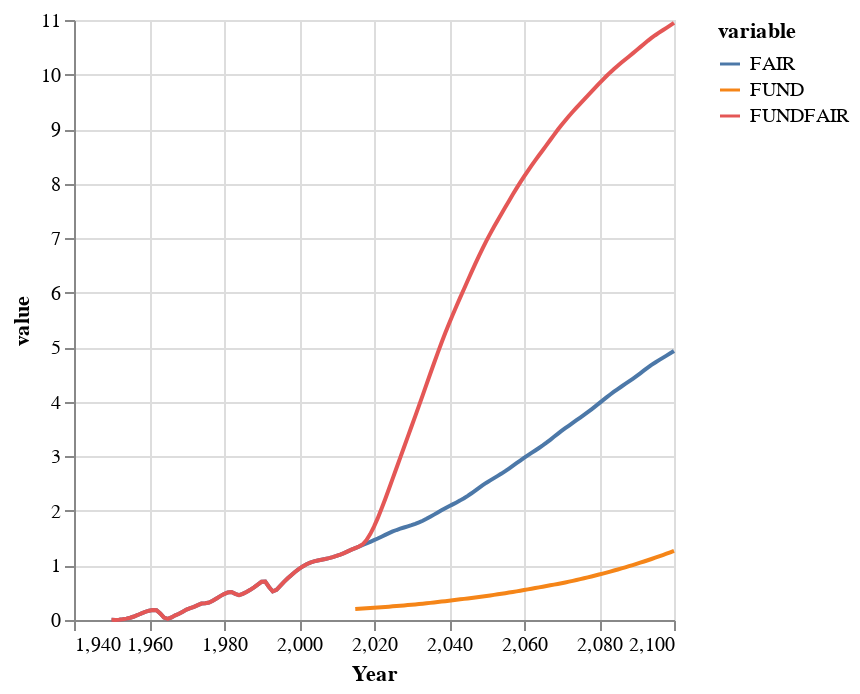

Write notebook code for a chart like this one.
### Code cell
df = DataFrame(
    :Year => Mimi.time_labels(m),
    :FUND => fundvals,
    :FAIR => fairvals,
    :FUNDFAIR => fundfairvals
)

stack(df, [:FUND, :FAIR, :FUNDFAIR]) |> 

@vlplot(
    :line, 
    x = :Year,
    y = :value,
    color = :variable
)

### Figure 1 — Vega-Lite specification as saved in the notebook (floating-point values rounded to 4 significant figures; data arrays with more than 128 entries replaced by an {"elided": "..."} marker saying what was removed)
{"data": {"values": {"elided": "453 records"}}, "encoding": {"color": {"field": "variable", "type": "nominal"}, "x": {"field": "Year", "type": "quantitative"}, "y": {"field": "value", "type": "quantitative"}}, "mark": "line"}
